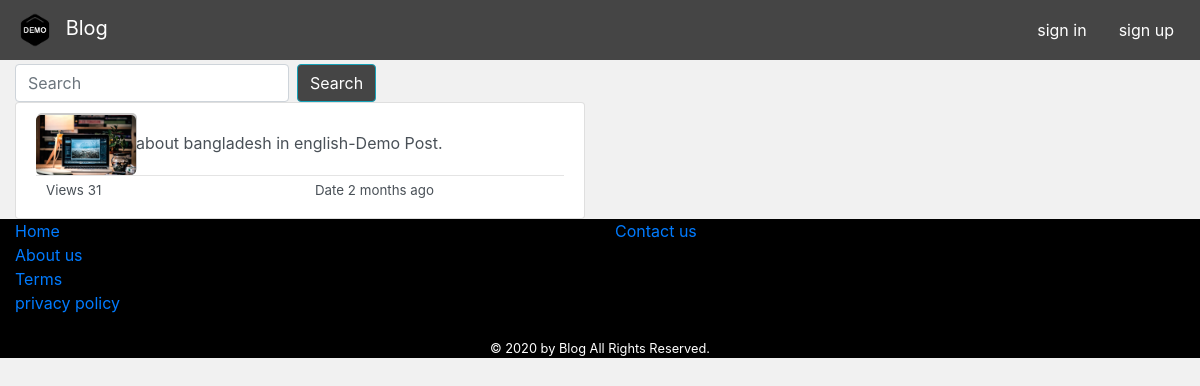
The page /search.php on the database as committed earlier.
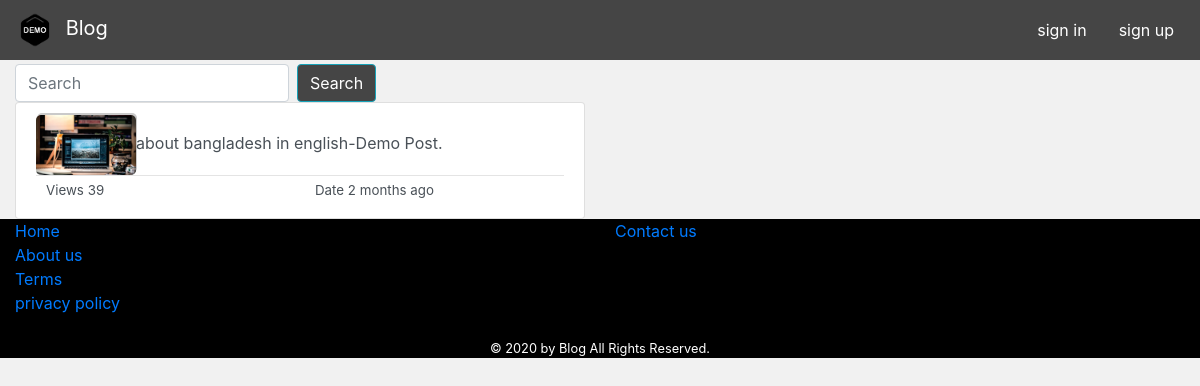
The same page on the database as committed later.
### tables this page shows
CREATE TABLE `content` (
  `id` bigint(20) NOT NULL,
  `uid` int(250) NOT NULL,
  `title` varchar(100) NOT NULL,
  `thumb` varchar(80) NOT NULL,
  `content` longtext NOT NULL,
  `category` varchar(30) NOT NULL,
  `status` varchar(50) NOT NULL DEFAULT 'pending',
  `views` bigint(20) NOT NULL,
  `date` timestamp NOT NULL DEFAULT current_timestamp(),
  `ip` int(25) DEFAULT NULL
);

### classes/main_cls.php (called while the page is built, shortened)
<?php
class main
{
	private $host = host;
	private $user = user_name;
	private $pass = password;
	private $db = db_name;
	public $dblink;
	public function __construct()
	{
		if (new mysqli($this->host, $this->user, $this->pass, $this->db)) {
			$this->dblink = new mysqli($this->host, $this->user, $this->pass, $this->db);
		} elseif (mysqli_connect_errno()) {
			$this->dblink = 'database error';
		}
	}
	public function select($query)
	{
		$query = mysqli_query($this->dblink, $query);
		if ($query) {
			return $query;
		} else {
			return false;
		}
	}
}

### classes/format.php (called while the page is built, shortened)
<?php
class format
{
public function views($num) {
  return $num;
}
public function time_ago($timestamp)
 {
      $time_ago = strtotime($timestamp);
      $current_time = time();
      $time_difference = $current_time - $time_ago;
      $seconds = $time_difference;
      $minutes      = round($seconds / 60 );
      $hours           = round($seconds / 3600);
      $days          = round($seconds / 86400);
      $weeks          = round($seconds / 604800);
      $months          = round($seconds / 2629440);
      if($seconds <= 10)
      {
     return "Just Now";
      }
     elseif($seconds <= 59){
       return $seconds." Seconds ago";
   }
       else if($months <=12)
      {
     if($months==1)
           {
       return "a month ago";
     }
           else
           {
       return "$months months ago";
     }
   }
 }
}
?>

### search.php (the view, shortened to what this page needs)
<?php
require("include/header.php");
$query = $_GET["q"];
$main = new main();
$format = new format();
$result = $main->select("SELECT * FROM `content` WHERE status='published' and title LIKE '%$query%' order by title desc");
$rows = mysqli_num_rows($result);
?>
<!DOCTYPE html>
<html lang="en">
<head>
    <link rel="stylesheet" href="lib/bootstrap/css/bootstrap.min.css">
    <link rel="stylesheet" href="lib/bootstrap/css/bootstrap-grid.min.css">
    <link rel="stylesheet" href="lib/style.css">
    <link rel="stylesheet" href="lib/fontawesome/css/all.css">
</head>
<body>
    <?php
    if ($rows > 0) {
    ?>
    <div class="container-fluid">
        <div class="row">
            <div class="col-md-6 d-block d-sm-block d-md-block">
                <div class="popular ">
                    <form class="form-inline my-2 my-lg-0 " method="get" action="search.php">
                        <input class="form-control mr-sm-2 " type="search" placeholder="Search" aria-label="Search"
                            name="q">
                        <button class="btn btn-outline-info my-2 my-sm-0" type="submit">Search</button>
                    </form>
                    <div class="list-group ">
                        <?php
                            while ($post = $result->fetch_assoc()) {
                            ?>
                        <div class="p-post">
                            <a href="article.php?id=<?php echo $post["id"]; ?>"
                                class="list-group-item list-group-item-action">
                                <img src="images/p3.jpg" /><?php echo $post["title"]; ?>
                                <div class="post-info">
                                    <div class="row">
                                        <div class="col">Views <?php echo $format->views($post["views"]); ?></div>
                                        <div class="col">Date <?php echo $format->time_ago($post["date"]); ?></div>
                                    </div>
                                </div>
                            </a>
                        </div>
                        <?php } ?>
                    </div>
                </div>
            </div>
        </div>
    </div>
    <?php
    } else {
        echo "<center>Result Not Found<br><a href='index.php'>Home</a></center>";
    }
    include("include/footer.php");
    ?>
</body>
</html>

Rows that differ between the two databases and show on the page:
changed content "about bangladesh in english-Demo Post.": views "31" → "39"
